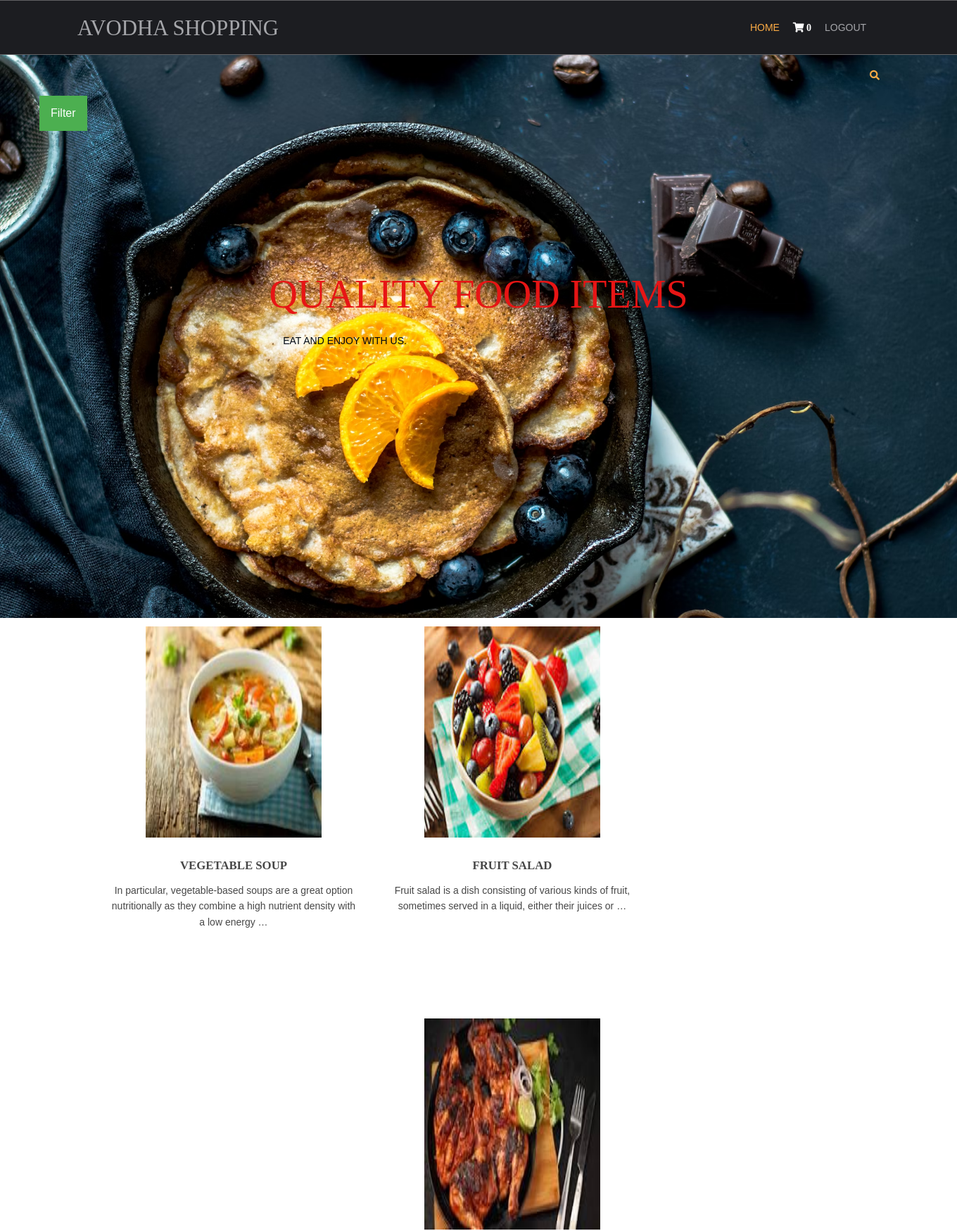
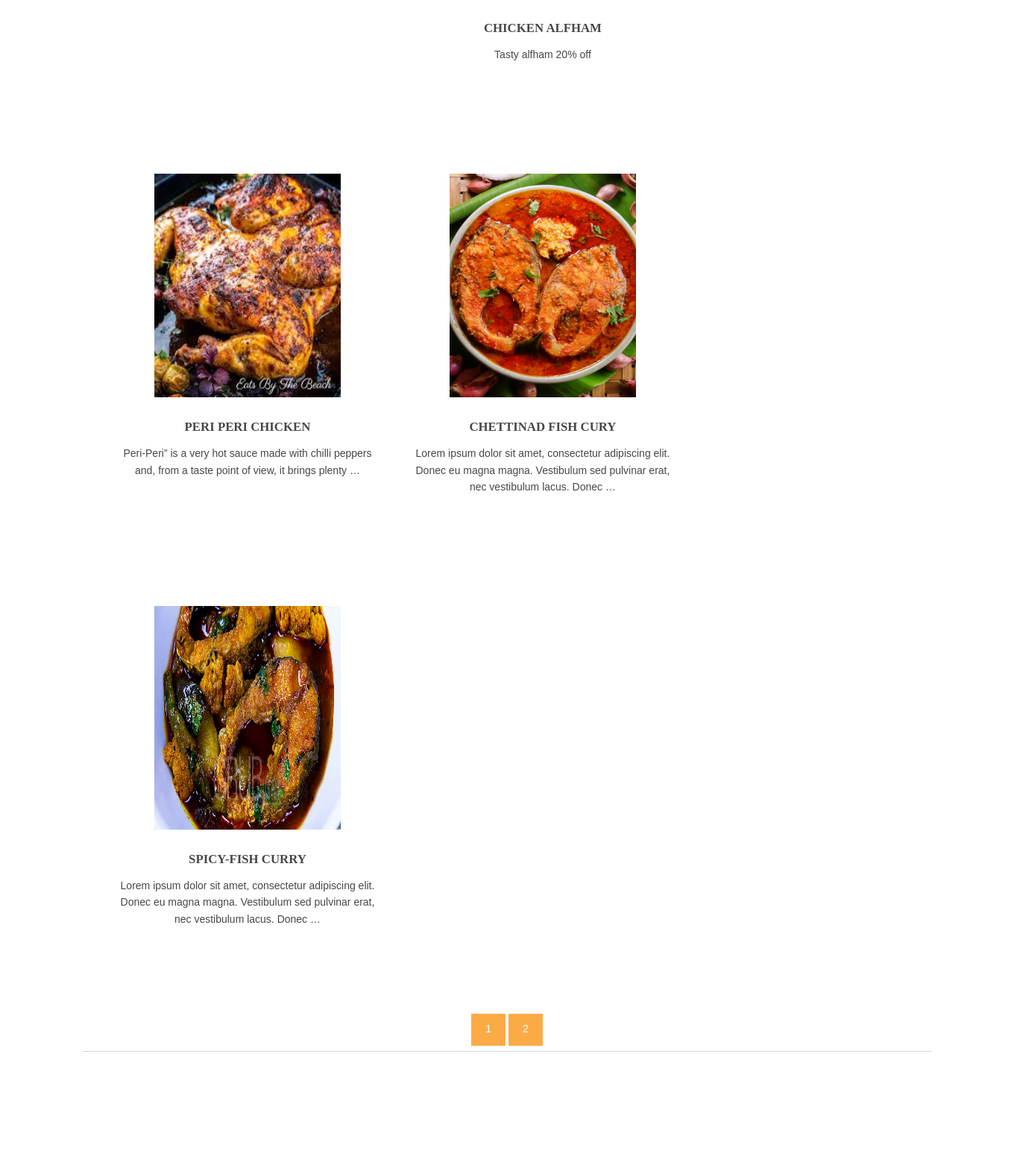
The app's page / (signed in) with its own data (2 pictures, top to bottom).
### shop/models.py (models this page shows, shortened)
class products(models.Model):
    name=models.CharField(max_length=150,unique=True)
    slug=models.SlugField(max_length=250,unique=True)
    img=models.ImageField(upload_to='product')
    desc=models.TextField()
    stock=models.IntegerField()
    available=models.BooleanField()
    price=models.IntegerField()
    category=models.ForeignKey(categ,on_delete=models.CASCADE)
    def get_url(self):
        return reverse('details',args=[self.category.slug,self.slug])

### shop/views.py (the view)
# urls.py: 2. Add a URL to urlpatterns:  path('', views.home, name='home')
def home(request,c_slug=None):
    c_page=None
    prodt=None
    if c_slug!=None:
        c_page=get_object_or_404(categ,slug=c_slug)
        prodt=products.objects.filter(category=c_page,available=True)
    else:
        prodt=products.objects.all().filter(available=True)
    cat=categ.objects.all()
    paginator=Paginator(prodt,6)
    try:
        page=int(request.GET.get('page',1))
    except:
        page=1
    try:
        pro=paginator.page(page)
    except(EmptyPage,InvalidPage):
        pro=paginator.page(paginator.num_pages)
    return render(request,'index.html',{'pr':prodt,'ct':cat,'pg':pro})

### cart/context_processor.py (called while the page is built)
def count(request):
    item_count=0;
    if 'admin' in request.path:
        return{}
    else:
        try:
            ct=cartlist.objects.filter(cart_id=c_id(request))
            cti=items.objects.all().filter(cart=ct[:1])
            for c in cti:
                item_count+=c.quan
        except cartlist.ObjectDoesNotExist:
            item_count=0
        return dict(itc=item_count)

### cart/views.py (called while the page is built)
def c_id(request):
    ct_id=request.session.session_key
    if not ct_id:
        ct_id=request.session.create()
    return ct_id

### shop/models.py (called while the page is built)
    def get_url(self):
        return reverse('prod_cat',args=[self.slug])

### templates/index.html (shortened to what this page needs)
{% extends 'base.html' %}
{% load static %}
{% block content %}
<html lang="">
<head>
<link href="{% static 'hm/layout/styles/layout.css' %}" rel="stylesheet" type="text/css" media="all">
</head>
<body id="top">
<div class="abcd"  style="background-image:url({% static 'hm/images/demo/backgrounds/bc.jpg' %});">
  <div class="wrapper row0">
    <div id="topbar" class="hoc clear">
      <div class="fl_right">
        <ul class="nospace">
          <li id="searchform">
          </li>
        </ul>
    </div>
   </div>
<div class="dropdown">
  <button class="dropbtn">Filter</button>
</div>
    </div>
  <div id="pageintro" class="hoc clear">
    <article>
      <h2 class="heading" style="color: rgb(231, 21, 21);">Quality food items</h2>
      <p style="color: rgb(1, 9, 20); text-align: left;">EAT AND ENJOY WITH US.</p>
    </article>
  </div>
</div>
<div class="wrapper row3">
  <main class="hoc container clear">
    <section id="introblocks">
      <ul class="nospace group btmspace-80">
        {% for i in pg.object_list %}
        <li class="one_third">
          <figure><br>
            <br>
            <br>
            <br>
            <br>
            <a class="imgover" href="{{i.get_url}}"><img src="{{i.img.url}}" alt="" style="height:300;width:250;"></a>
            <figcaption>
              <h6 class="heading">{{i.name}}</h6>
              <p>{{i.desc | truncatewords:20}}</p>
              <br>
            </figcaption>
          </figure>
        </li>
{% endfor %}
      </ul>
    </section>
    <center>
       {% for p in pg.paginator.page_range %}
  <a href="?page={{p}}" class="btn btn-light btn-sun {% if pg.number == p %}active{% endif %}">{{p}}</a>
{% endfor %}
    </center>
    <hr class="btmspace-80">
  </main>
</div>
</body>
</html>
{% endblock %}

### static/hm/layout/styles/layout.css (style rules this page uses)
#topbar { padding:20px 0; font-size:.8rem; text-transform:uppercase; }
#topbar ul li { display:inline-block; margin-right:15px; }
#topbar ul li:last-child { margin-right:0; padding-right:0; border-right:none; }
#topbar #searchform { position:relative; line-height:1; z-index:9999; }
#topbar #searchform::after { display:block; height:18px; line-height:18px; padding:0; font-family:"Font Awesome\ 5 Free"; font-weight:900; font-size:1rem; content:"\f002"; }
#topbar #searchform ::placeholder { text-transform:capitalize; }
#pageintro { padding:200px 0 300px; }
#pageintro article, #pageintro article p { display:block; max-width:75%; margin:0 auto; text-align:center; }
#pageintro article p { max-width:65%; line-height:2rem; }
#pageintro .heading { margin-bottom:20px; font-size:4rem; }
.container { padding:80px 0; }
#introblocks { display:block; position:relative; margin:-180px 0 0 0; z-index:1; text-align:center; }
#introblocks figure figcaption { display:block; padding:30px 0 0 0; text-align:center; }
#introblocks figure figcaption .heading { font-size:1.2rem; font-weight:700; margin-bottom:0; }
*, *::before, *::after { transition:all .3s ease-in-out; }
body { color:#A5A6AA; background-color:#1C1D21; }
a { color:#FBAB45; }
hr, .borderedbox { border-color:#D7D7D7; }
.btn, .btn.inverse:hover { color:#FFFFFF; background-color:#FBAB45; border-color:#FBAB45; }
.imgover, .imgover:hover::after { color:#FFFFFF; }
.row3 { color:#474747; background-color:#FFFFFF; }
#topbar #searchform { color:#FBAB45; }
#pageintro { color:#FFFFFF; }
@media screen and (min-width:1140px) { .hoc { max-width:1140px; } }

### static/hm/layout/styles/framework.css (style rules this page uses)
html { overflow-y:scroll; overflow-x:hidden; }
html, body { margin:0; padding:0; font-size:14px; line-height:1.6em; }
*, *::before, *::after { box-sizing:border-box; }
.nospace { margin:0; padding:0; list-style:none; }
.btn { display:inline-block; padding:8px 18px 10px; text-transform:uppercase; border:1px solid; }
.clear, .group { display:block; }
.clear::before, .clear::after, .group::before, .group::after { display:table; content:""; }
.clear, .clear::after, .group, .group::after { clear:both; }
a { outline:none; text-decoration:none; }
.fl_right, .imgr { float:right; }
img { width:auto; max-width:100%; height:auto; margin:0; padding:0; border:none; line-height:normal; vertical-align:middle; }
.imgover { display:inline-block; position:relative; max-width:100%; }
.imgover::before, .imgover::after { display:block; position:absolute; content:""; text-align:center; opacity:0; }
.imgover::before { top:0; right:0; bottom:0; left:0; }
.imgover::after { top:50%; left:50%; width:50px; height:50px; line-height:50px; margin:-25px 0 0 -25px; font-family:"Font Awesome\ 5 Free"; font-weight:900; content:"\f067"; font-size:28px; }
body, input, textarea, select { font-family:Verdana, Geneva, sans-serif; }
h1, h2, h3, h4, h5, h6, .heading { font-family:Georgia, "Times New Roman", Times, serif; }
label, input, textarea, select, button { display:block; resize:none; outline:none; color:inherit; font-size:inherit; font-family:inherit; vertical-align:middle; }
::placeholder { opacity:1; }
h1, h2, h3, h4, h5, h6, .heading { margin:0 0 20px 0; font-size:1.4rem; line-height:normal; font-weight:normal; text-transform:uppercase; }
hr { display:block; width:100%; height:1px; border:solid; border-width:1px 0 0 0; }
.wrapper { display:block; position:relative; width:100%; margin:0; padding:0; text-align:left; word-wrap:break-word; }
.hoc { display:block; margin:0 auto; }
address, article, aside, figcaption, figure, footer, header, main, nav, section { display:block; margin:0; padding:0; }
.one_half, .one_third, .two_third, .one_quarter, .two_quarter, .three_quarter { display:inline-block; float:left; margin:0 0 0 4.21052%; list-style:none; }
.one_third { width:30.52631%; }
.btmspace-80 { margin-bottom:80px; }

### templates/index.html (style rules this page uses)
.dropbtn { background-color: #4CAF50; color: white; padding: 16px; font-size: 16px; border: none; cursor: pointer; }
.dropdown { position: relative; display: inline-block; padding-left: 56px; }
.abcd { height: 100%; width: 100%; background-position: center; background-repeat: no-repeat; background-size: cover; }

### records on screen
products: img (picture), name "VEGETABLE SOUP", desc "In particular, vegetable-based soups are a great option nutritionally as they combine a high nutrient density with a low energy …"
products: img (picture), name "FRUIT SALAD", desc "Fruit salad is a dish consisting of various kinds of fruit, sometimes served in a liquid, either their juices or …"
products: img (picture), name "CHICKEN ALFHAM", desc "Tasty alfham 20% off"
products: img (picture), name "PERI PERI CHICKEN", desc "Peri-Peri” is a very hot sauce made with chilli peppers and, from a taste point of view, it brings plenty …"
products: img (picture), name "CHETTINAD FISH CURY", desc "Lorem ipsum dolor sit amet, consectetur adipiscing elit. Donec eu magna magna. Vestibulum sed pulvinar erat, nec vestibulum lacus. Donec …"
products: img (picture), name "SPICY-FISH CURRY", desc "Lorem ipsum dolor sit amet, consectetur adipiscing elit. Donec eu magna magna. Vestibulum sed pulvinar erat, nec vestibulum lacus. Donec …"

### other values on screen
{{ itc }} "0"
{{ p }} "1" "2"
